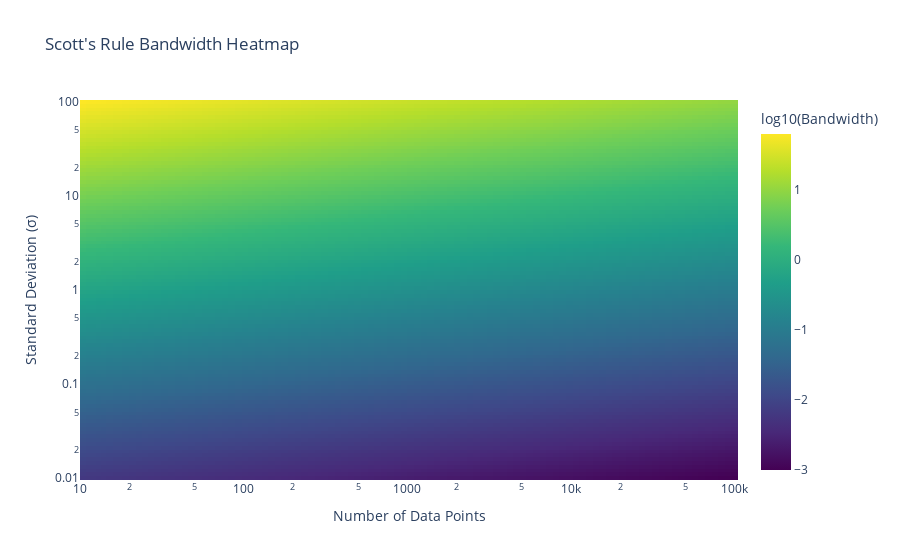

Source (notebook cell):
### Code cell
def scott_bandwidth_for_plot(n, sigma):
    return sigma * (n ** (-1/5))

# Generate data
n_range = np.logspace(1, 5, 100).astype(int)  # 10 to 100,000
sigma_range = np.logspace(-2, 2, 100)  # 0.01 to 100

# Create meshgrid
N, SIGMA = np.meshgrid(n_range, sigma_range)

# Calculate bandwidth using Scott's rule
Z = scott_bandwidth_for_plot(N, SIGMA)

# Create heatmap
fig = go.Figure(data=go.Heatmap(
    z=np.log10(Z),  # Log scale for better visualization
    x=n_range,
    y=sigma_range,
    colorscale='Viridis',
    colorbar=dict(title='log10(Bandwidth)'),
))

# Update layout
fig.update_layout(
    title='Scott\'s Rule Bandwidth Heatmap',
    xaxis_title='Number of Data Points',
    yaxis_title='Standard Deviation (σ)',
    xaxis_type='log',
    yaxis_type='log',
)

# Show the plot
fig.show()

### Figure 1 — Plotly figure (JSON) as saved in the notebook; plotly's stock layout.template omitted (floating-point values rounded to 4 significant figures; data arrays with more than 128 entries replaced by an {"elided": "..."} marker saying what was removed)
{"data": [{"colorbar": {"title": {"text": "log10(Bandwidth)"}}, "colorscale": [[0, "#440154"], [0.1111, "#482878"], [0.2222, "#3e4989"], [0.3333, "#31688e"], [0.4444, "#26828e"], [0.5556, "#1f9e89"], [0.6667, "#35b779"], [0.7778, "#6ece58"], [0.8889, "#b5de2b"], [1, "#fde725"]], "type": "heatmap", "x": [10, 10, 12, 13, 14, 15, 17, 19, 21, 23, 25, 27, 30, 33, 36, 40, 44, 48, 53, 58, 64, 70, 77, 84, 93, 102, 112, 123, 135, 148, 162, 178, 196, 215, 236, 259, 284, 312, 343, 376, 413, 453, 497, 546, 599, 657, 722, 792, 869, 954, 1047, 1149, 1261, 1384, 1519, 1668, 1830, 2009, 2205, 2420, 2656, 2915, 3199, 3511, 3853, 4229, 4641, 5094, 5590, 6135, 6734, 7390, 8111, 8902, 9770, 10722, 11768, 12915, 14174, 15556, 17073, 18738, 20565, 22570, 24770, 27185, 29836, 32745, 35938, 39442, 43287, 47508, 52140, 57223, 62802, 68926, 75646, 83021, 91116, 100000], "y": [0.01, 0.01097, 0.01205, 0.01322, 0.01451, 0.01592, 0.01748, 0.01918, 0.02105, 0.0231, 0.02535, 0.02783, 0.03054, 0.03352, 0.03678, 0.04037, 0.04431, 0.04863, 0.05337, 0.05857, 0.06428, 0.07055, 0.07743, 0.08498, 0.09326, 0.1024, 0.1123, 0.1233, 0.1353, 0.1485, 0.163, 0.1789, 0.1963, 0.2154, 0.2364, 0.2595, 0.2848, 0.3126, 0.343, 0.3765, 0.4132, 0.4535, 0.4977, 0.5462, 0.5995, 0.6579, 0.7221, 0.7925, 0.8697, 0.9545, 1.048, 1.15, 1.262, 1.385, 1.52, 1.668, 1.831, 2.009, 2.205, 2.42, 2.656, 2.915, 3.199, 3.511, 3.854, 4.229, 4.642, 5.094, 5.591, 6.136, 6.734, 7.391, 8.111, 8.902, 9.77, 10.72, 11.77, 12.92, 14.17, 15.56, 17.07, 18.74, 20.57, 22.57, 24.77, 27.19, 29.84, 32.75, 35.94, 39.44, 43.29, 47.51, 52.14, 57.22, 62.8, 68.93, 75.65, 83.02, 91.12, 100], "z": {"elided": "100x100 float values"}}], "layout": {"title": {"text": "Scott's Rule Bandwidth Heatmap"}, "xaxis": {"title": {"text": "Number of Data Points"}, "type": "log"}, "yaxis": {"title": {"text": "Standard Deviation (σ)"}, "type": "log"}}}
